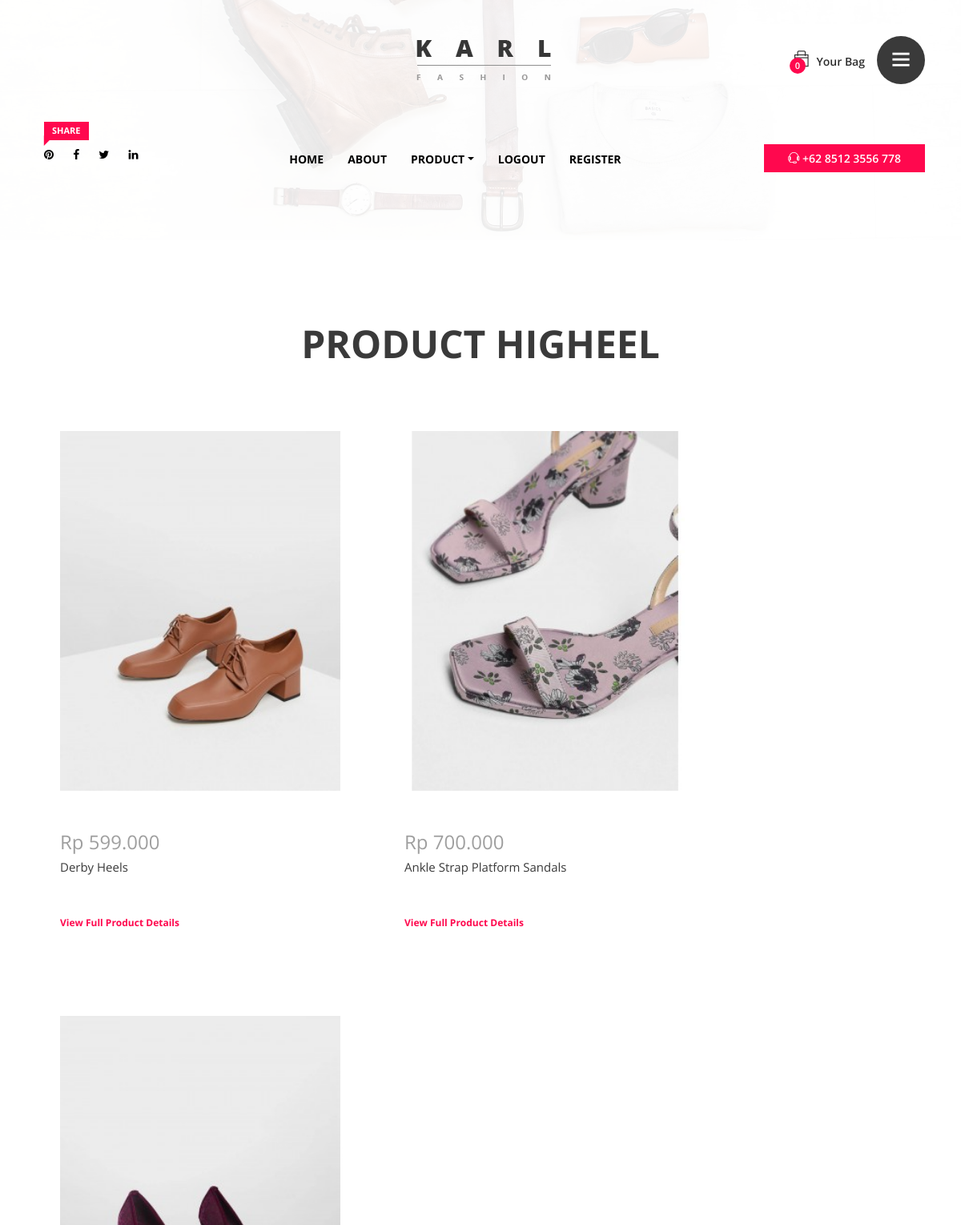
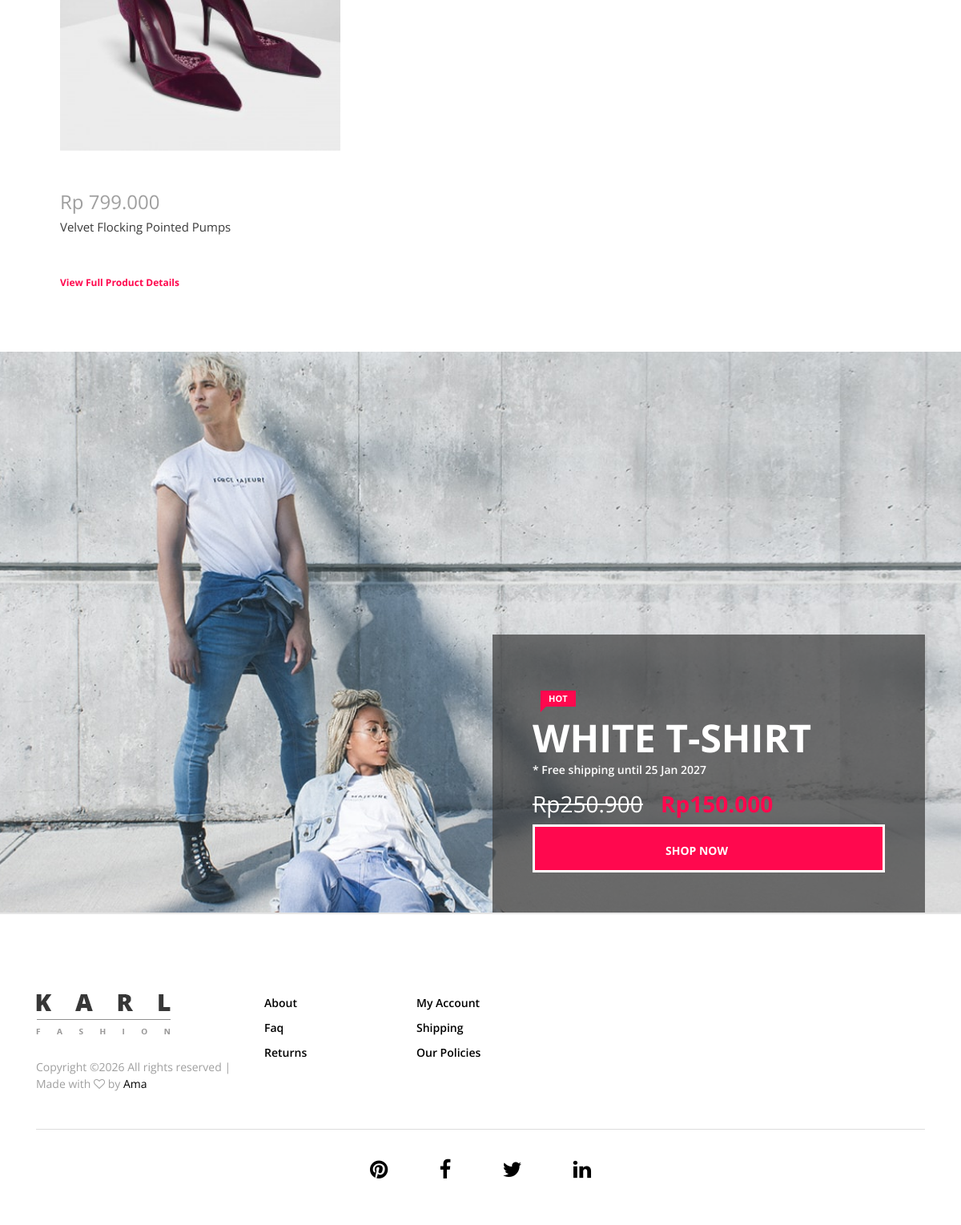
The app's page /highheel.php (signed in) with its own data (2 pictures, top to bottom).
### tables this page shows
CREATE TABLE `product` (
  `product_id` varchar(16) NOT NULL,
  `categori_id` varchar(6) NOT NULL,
  `categori_nama` varchar(50) NOT NULL,
  `product_nama` varchar(50) NOT NULL,
  `product_keterangan` text NOT NULL,
  `product_harga` int(10) NOT NULL,
  `product_stok` int(3) NOT NULL,
  `product_ukuran` varchar(100) DEFAULT NULL,
  `product_gambar` varchar(15) NOT NULL,
  `product_status` varchar(15) NOT NULL
);

### highheel.php (the view, shortened to what this page needs)
<?php
require_once 'session.php';
?>
<!DOCTYPE html>
<html lang="en">
<head>
   <?php  require_once 'title.php' ?>
</head>
<body>
    <div class="catagories-side-menu">
        <div id="sideMenuClose">
        </div>
                 <?php  require_once 'categories.php'; ?>
    </div>
    <div id="wrapper">
       <?php  require_once 'header.php'; ?>
        <section class="new_arrivals_area section_padding_100_0 clearfix">
            <div class="container">
                <div class="row">
                    <div class="col-12">
                        <div class="section_heading text-center">
                            <h2>Product Higheel</h2>
                        </div>
                    </div>
                </div>
            </div>
                     <div class="col-12" data-wow-delay="0.2s">
                        <?php
                        $data=mysqli_query($con, "select * from product where product_stok>=1 and categori_id='C1010'");
                        while($rowData=mysqli_fetch_array($data))
                        {
                            ?>
                            <div class="listProduct">
                                <div class="product-img">
                                    <img src="product/<?php echo $rowData['product_gambar'];?>" >
                                </div>
                                <div class="product-description">
                                    <h4 class="product-price"><?php echo "Rp ".number_format($rowData['product_harga'], 0, ",", "."); ?></h4>
                                        <p><?php echo $rowData['product_nama']; ?></p>
                                    <a href="detail_product.php?id=<?php echo $rowData['product_id'];?>" class="add-to-cart-btn">View Full Product Details</a>
                                </div>
                            </div>
                            <?php
                        }
                        ?>
                     </div>
        </section>
        <?php require_once'iklan.php'; ?>
        <?php  require_once 'footer.php'; ?>
    </div>
</body>
</html>

### css/core-style.css (style rules this page uses)
* { margin: 0; padding: 0; }
body { font-family: 'Open Sans', sans-serif; font-weight: 400; overflow-x: hidden; }
h1, h2, h3, h4, h5, h6 { color: #3a3a3a; line-height: 1.2; font-family: 'Open Sans', sans-serif; font-weight: 700; }
p { color: #3a3a3a; font-size: 1em; line-height: 1.5; font-family: 'Open Sans', sans-serif; font-weight: 400; }
a, a:hover, a:focus { -webkit-transition: all 500ms ease 0s; transition: all 500ms ease 0s; text-decoration: none; outline: none; color: #000000; font-family: 'Open Sans', sans-serif; font-weight: 400; }
img { height: auto; max-width: 100%; }
.section_padding_100_0 { padding: 100px 0 0; }
.section_heading { margin-bottom: 50px; position: relative; z-index: 1; }
.section_heading h2 { font-size: 48px; margin-bottom: 0; text-transform: uppercase; }
#wrapper { position: relative; z-index: 1000; background-color: #fff; left: 0; top: 0; -webkit-transition: all linear 500ms; transition: all linear 500ms; box-shadow: 0 0 50px rgba(0, 0, 0, 0.2); }
.catagories-side-menu { background-color: #fff; width: 300px; position: fixed; top: 0; left: 0; height: 100%; z-index: 1; }
#sideMenuClose { color: #fff; width: 20%; height: 50px; line-height: 50px; font-size: 18px; text-align: center; border-radius: 0; cursor: pointer; z-index: 99; position: absolute; top: 0; right: 0; -webkit-transition-duration: 500ms; transition-duration: 500ms; background-color: #3a3a3a; }
.product-img { position: relative; z-index: 1; overflow: hidden }
.product-img > img { width: 100%; -webkit-transition-duration: 500ms; transition-duration: 500ms; }
.product-description { margin-top: 50px; }
.product-description h4 { font-weight: 400; color: #9f9f9f; margin-bottom: 5px; display: block; }
.product-description p { font-size: 15px; margin: 0; }
.product-description .add-to-cart-btn { margin-top: 50px; font-size: 12px; font-weight: 700; color: #ff084e; display: block; }
.listProduct { width:350px; height:700px; float:left; margin:30px 20px 0 60px; }

### records on screen
product: product_gambar (picture), product_harga "599.000", product_nama "Derby Heels"
product: product_gambar (picture), product_harga "700.000", product_nama "Ankle Strap Platform Sandals"
product: product_gambar (picture), product_harga "799.000", product_nama "Velvet Flocking Pointed Pumps"

### other values on screen
count($_SESSION['myCart'] ?? []) "0"
